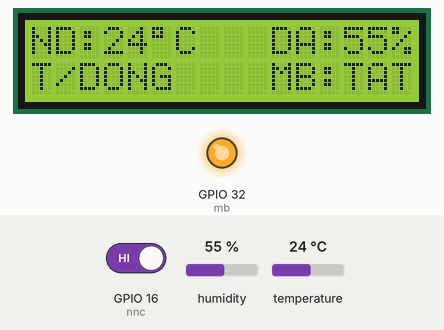
Recording of a sketch running on a simulated ESP32. Shown: 16×2 character LCD, output pins drawn as LEDs (lit = HIGH). Inputs (shaded band) come from the test bench; at power-on: humidity 55 %, temperature 24 °C, GPIO 16 (nnc) HIGH. What the sketch prints to the serial monitor is not drawn.

Above: at 1.2 s.
1.3 s: humidity set to 77 %
At 3.3 s:
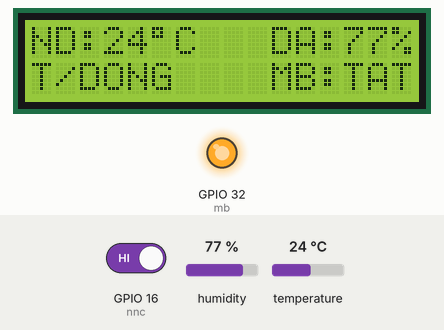
3.6 s: humidity set to 81 %
At 5.1 s:
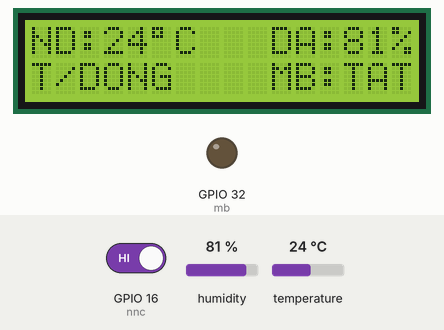
5.6 s: temperature set to 12 °C
At 7.1 s:
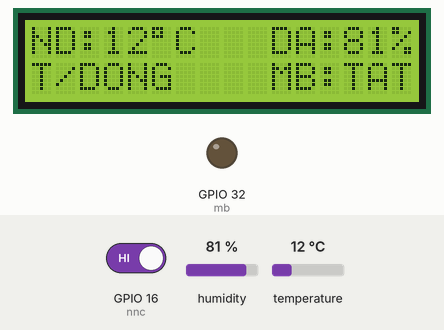
7.7 s: temperature set to 19 °C
At 9.1 s:
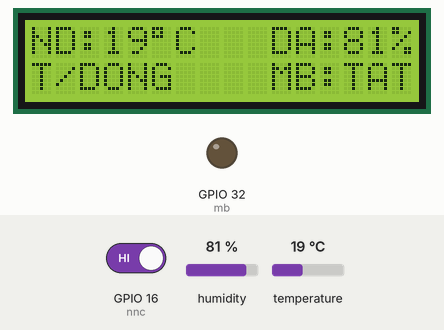
9.7 s: GPIO 16 (nnc) driven LOW
Timing chart, 0 to 12.2 s (numbered marks = the images above; inputs shaded):
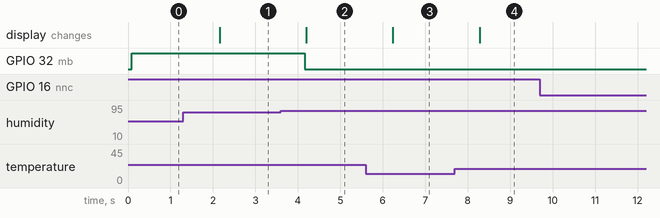

The sketch:

Mach_LCD_2NN_Lora_Esp32_phat.ino
```cpp
#include<SoftwareSerial.h>
#include <LiquidCrystal_I2C.h>
#include <Wire.h>
#include <DHT.h>
LiquidCrystal_I2C lcd(0x27, 16, 2); // set the LCD address to 0x20 for a 16

#define DHTPIN 25     // what pin we're connected to      // D7
#define DHTTYPE DHT11   // DHT 22  (AM2302)
DHT dht(DHTPIN, DHTTYPE);

int   mb=32;


int   nnc=16; // Push button to select manual or automatic mode
int   nnmb=17; // Push button selects to turn the pump on or off

long    nd,da,dem,ndg,dag;
char    data;

int   ttc,ttmb,ttct,ttmbt,quet;

void setup()
{
  Serial.begin(9600);
  pinMode(mb,OUTPUT);
  pinMode(nnc,INPUT);
  pinMode(nnmb,INPUT);
  lcd.init();     // khoi tao lcd
  lcd.backlight();
  dht.begin();
  dem=0;
  ttc=0;
  ttmb=0;
  digitalWrite(mb,0);
}

void loop()
{
  ktra_nnc();
  da = dht.readHumidity();
  nd = dht.readTemperature();
  if(ttc==0) // Automatic mode
  {
    if(da<80)   // Set the desired threshold value
    {
      digitalWrite(mb,1);
      ttmb=0;
    }
    else
    {
      digitalWrite(mb,0);
      ttmb=0;
    }
  }
  else // Manual mode
  {
    ktra_nnmb();
    if(ttmb==1)     digitalWrite(mb,1);  // If manual mode and motor is on
    else            digitalWrite(mb,0);  // If manual mode and motor is off
  }

  hienthi();
  gui_gt();  // Send data to LoRa module
  if(Serial.available()>0)
  {
    data = Serial.read();
    if(data=='1')
    {
      ttc=1; // Switch to manual mode
      ttmb=0;
    }
    else if(data=='2')
    {
      ttc=0;  // Switch to automatic mode
      ttmb=0;
    }
    else if(data=='3')
    {
      if(ttc==1)        ttmb=1;
    }
    else if(data=='4')
    {
      if(ttc==1)        ttmb=0;
    }
  }

  dem++;
  if(dem==50)
  {
    ndg=0;
  }
  else if(dem==100)
  {
    dem=0;
    ttct=10;
  }
}

void hienthi()
{
  lcd.setCursor(0,0);
  lcd.print("ND:");
  lcd.print(nd);      //+0x30 chuyen tu thap phan sang ma ascii
  lcd.write(0xdf);
  lcd.print("C   ");

  lcd.setCursor(10,0);
  lcd.print("DA:");
  lcd.print(da);
  lcd.print("%");

  if(ttc==1)
  {
    lcd.setCursor(0,1);
    lcd.print("T/CONG");
  }
  else
  {
    lcd.setCursor(0,1);
    lcd.print("T/DONG");
  }

  if(ttmb==1)
  {
    lcd.setCursor(10,1);
    lcd.print("MB:BAT");
  }
  else
  {
    lcd.setCursor(10,1);
    lcd.print("MB:TAT");
  }
}

void gui_gt()
{
  if((ndg!=nd)||(dag!=da))
  {
    ndg=nd;
    dag=da;
    Serial.print('t');
    Serial.write(nd/10%10+48);      //+0x30 chuyen tu thap phan sang ma ascii
    Serial.write(nd%10+48);
    Serial.write(da/10%10+48);
    Serial.write(da%10+48);
    Serial.print('.');
    delay(100);
  }

  if((ttct!=ttc)||(ttmbt!=ttmb))
  {
    ttct=ttc;
    ttmbt=ttmb;
    Serial.print("k");
    if(ttc==1)      Serial.print("1");
    else            Serial.print("0");
    if(ttmb==1)     Serial.print("1");
    else            Serial.print("0");
    Serial.print(".");
  }
}

void ktra_nnc()
{
  if(digitalRead(nnc)==0)
  {
    delay(20);
    if(digitalRead(nnc)==0)
    {
      ttc++;
      if(ttc>1)        ttc=0;
      ttmb=0;
      gui_gt();
      while(digitalRead(nnc)==0);
    }
  }
}
void ktra_nnmb()
{
  if(digitalRead(nnmb)==0)
  {
    delay(20);
    if(digitalRead(nnmb)==0)
    {
        ttmb++;
        if(ttmb>1)        ttmb=0;
        gui_gt();
      while(digitalRead(nnmb)==0);
    }
  }
}
```

Measured:
- the behaviour switches between 79 and 80 % on humidity (found by bisection; images 1 and 2)
- after the input at 1.3 s, the display: changes after 0.86 s (image 1)
- after the input at 3.6 s, GPIO 32 (mb): HIGH → LOW after 0.57 s; the display: changes after 0.59 s (image 2)
- after the input at 5.6 s, the display: changes after 0.64 s (image 3)
- after the input at 7.7 s, the display: changes after 0.59 s (image 4)
- after the input at 9.7 s, every drawn part: stays the same
